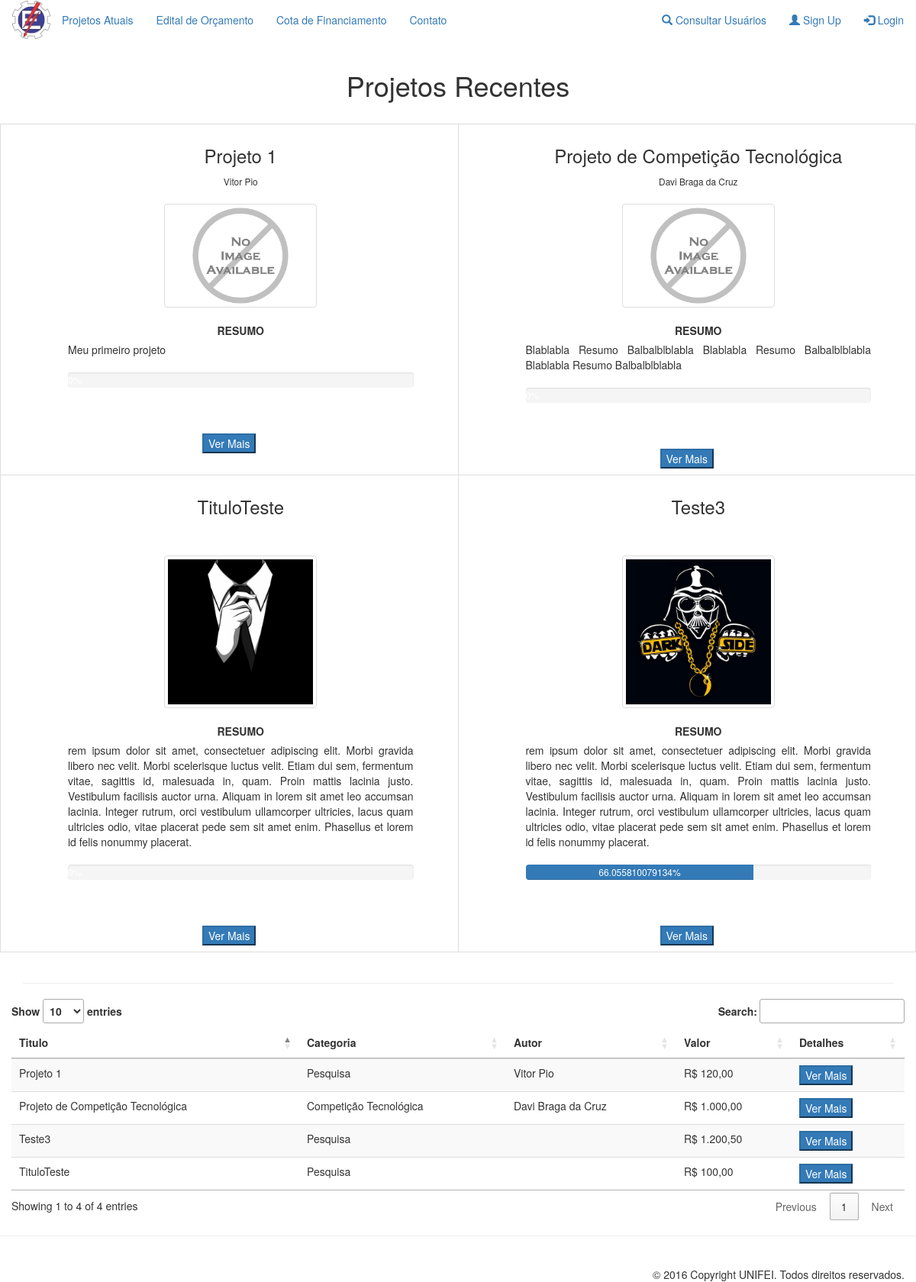
The page /pages/projetoAprovado/projetosAprovados.php on the database its author committed.
### tables this page shows
CREATE TABLE `projeto` (
  `id` int(11) NOT NULL,
  `status` varchar(10) NOT NULL,
  `titulo` varchar(100) NOT NULL,
  `autor` varchar(14) NOT NULL,
  `valorTotal` double NOT NULL,
  `duracao` int(11) NOT NULL,
  `dataInicio` date NOT NULL,
  `dataFim` date NOT NULL,
  `descricao` text NOT NULL,
  `categoria` varchar(50) NOT NULL,
  `valArrecadado` float NOT NULL,
  `resumo` text NOT NULL,
  `imagem` varchar(50) NOT NULL
);

CREATE TABLE `usuario` (
  `cpf` varchar(14) NOT NULL,
  `tipo` varchar(50) NOT NULL,
  `nome` varchar(50) NOT NULL,
  `email` varchar(25) NOT NULL,
  `senha` varchar(20) NOT NULL,
  `cep` int(8) NOT NULL,
  `rua` varchar(45) NOT NULL,
  `numero` int(5) NOT NULL,
  `bairro` varchar(25) NOT NULL,
  `cidade` varchar(25) NOT NULL,
  `estado` varchar(2) NOT NULL,
  `categoria` varchar(40) NOT NULL,
  `dataNasc` date NOT NULL,
  `status` varchar(20) NOT NULL
);

### functions/functionsBd.php (called while the page is built, shortened)
<?php
function consultaProjeto($status)
{
    RETURN mysql_query("SELECT * FROM projeto WHERE status = '" . $status . "' ORDER BY dataInicio DESC LIMIT 4");
}
function consultaTodosProjetos($status)
{
    RETURN mysql_query("SELECT * FROM projeto WHERE status = '" . $status . "'");
}
function procuraAutor($autor)
{
    RETURN mysql_query("SELECT * FROM usuario WHERE cpf = '" . $autor . "'");
}
?>

### pages/projetoAprovado/projetosAprovados.php (the view, shortened to what this page needs)
<!DOCTYPE html>
<?php
require_once '../../functions/functionsBd.php';
?>
<div class="container">
    <div class='row'>
        <div align="center">
            <center>
                <div align="center">
                    <h1>Projetos Recentes</h1>
                    <div class='row'>
                        <br>
                        <div align=center>
                            <center>
                                <table class="table table-bordered" border=1 cellpadding=10 cellspacing=0 style='border-collapse: collapse' bordercolor=#F0F0F0 width=90% id="Tabela_ProjAprovado">
                                    <?php
                                    $query = consultaProjeto("aprovado");
                                    while ($dados = mysql_fetch_array(($query)))
                                    {
                                        $autorQuery = procuraAutor($dados['autor']);
                                        $autor = mysql_fetch_array($autorQuery);
                                        $progress = ceil(($dados['valArrecadado'] / $dados['valorTotal']) * 100);
                                        $progress = substr($progress, 0, 4);
                                        echo ""
                                        . "<tr>"
                                        . "<td align = center width = '50%'>"
                                        . "<div style = 'margin-left:30px;' >"
                                        . "<h3>" . $dados['titulo'] . "</h3>"
                                        . "<small>" . $autor['nome'] . "</small>"
                                        . "<br/><br/>"
                                        . "<img src = '" . $dados['imagem'] . "' class = 'img-thumbnail' height = '200' width = '200'>"
                                        . "<br/><br/>"
                                        . "<label class='lbl'><b>RESUMO</b></label>"
                                        . "<br/>"
                                        . "<div style = 'margin-left: 50px; margin-right: 50px; height: 100; width: 100; text-align: justify;'>"
                                        . $dados['resumo']
                                        . "<br/><br/>"
                                        . " <div class = 'progress'>
                                                            <div class = 'progress-bar' role = 'rogressbar' aria-valuemin = '0'
                                                            aria-valuemax = '100' style = 'width:" . $progress . "%'>
                                                                " . $progress . "%
                                                            </div>"
                                        . "</div>"
                                        . "</div>"
                                        . "</div>"
                                        . "<br/><br/>"
                                        . "<a href ='infoProjetosAprovados.php?id=" . $dados['id'] . "'>"
                                        . "<input type = 'button' class = 'btn-primary' value = 'Ver Mais'></a>"
                                        . "</td>";
                                        if ($dados = mysql_fetch_array(($query)))
                                        {
                                            $autorQuery = procuraAutor($dados['autor']);
                                            $autor = mysql_fetch_array($autorQuery);
                                            $progress = ($dados['valArrecadado'] / $dados['valorTotal']) * 100;
                                            echo ""
                                            . "<td align = center width = '50%'>"
                                            . "<div style = 'margin-left:30px;' >"
                                            . "<h3>" . $dados['titulo'] . "</h3>"
                                            . "<small>" . $autor['nome'] . "</small>"
                                            . "<br/><br/>"
                                            . "<img src = '" . $dados['imagem'] . "' class = 'img-thumbnail' height = '200' width = '200'>"
                                            . "<br/><br/>"
                                            . "<label class='lbl'><b>RESUMO</b></label>"
                                            . "<br/>"
                                            . "<div style = 'margin-left: 50px; margin-right: 50px; height: 100; width: 100; text-align: justify;'>"
                                            . $dados['resumo']
                                            . "<br/><br/>"
                                            . " <div class = 'progress'>
                                                                <div class = 'progress-bar' role = 'rogressbar' aria-valuemin = '0'
                                                                aria-valuemax = '100' style = 'width:" . $progress . "%'>
                                                                    " . $progress . "%
                                                                </div>"
                                            . "</div>"
                                            . "</div>"
                                            . "</div>"
                                            . "<br/><br/>"
                                            . "<a href ='infoProjetosAprovados.php?id=" . $dados['id'] . "'>"
                                            . "<input type = 'button' class = 'btn-primary' value = 'Ver Mais'></a>"
                                            . "</td>";
                                        }
                                        echo "</tr>";
                                    }
                                    ?>
                                </table>
                            </center>
                        </div>
                    </div>
                </div>
            </center>
        </div>
    </div>
    <hr/>
    <div class='row'>
        <div align="center">
            <table id="listarProjetosAprovados" class="table table-striped">
                <thead>
                    <tr>
                        <th>Titulo</th>
                        <th>Categoria</th>
                        <th>Autor</th>
                        <th>Valor</th>
                        <th>Detalhes</th>
                    </tr>
                </thead>
                <tbody>
                    <?php
                        $query = consultaTodosProjetos("aprovado");
                    while ($dados = mysql_fetch_array(($query)))
                    {
                            $autorQuery = procuraAutor($dados['autor']);
                            $autor = mysql_fetch_array($autorQuery);
                            echo "<tr>"
                                . "<td> " . $dados['titulo'] . "</td>"
                                . "<td> " . $dados['categoria'] . "</td>"
                                . "<td> " . $autor['nome'] . "</td>"
                                . "<td> R$ " . number_format($dados['valorTotal'], 2, ',', '.') . "</td>"
                                . "<td><a href ='infoProjetosAprovados.php?id=" . $dados['id'] . "'><input type = 'button' class = 'btn-primary' value = 'Ver Mais'></a></td>";
                            echo "</tr>";
                        }
                    ?>
                </tbody>
            </table>
        </div>
    </div>
</div>
<?php include("../template/footer.php") ?>

### rows shown on the page
projeto: titulo "Projeto 1", usuario.nome "Vitor Pio", imagem (placeholder picture), resumo "Meu primeiro projeto", projeto.titulo "Projeto de Competição Tecnológica", usuario.nome "Davi Braga da Cruz", projeto.imagem (placeholder picture), projeto.resumo "Blablabla Resumo Balbalblblabla Blablabla Resumo Balbalblblabla Blablabla Resumo Balbalblblabla", categoria "Pesquisa", valorTotal "120,00"
projeto: titulo "TituloTeste", imagem (picture), resumo "rem ipsum dolor sit amet, consectetuer adipiscing elit. Morbi gravida libero nec velit. Morbi scelerisque luctus velit. Etiam dui sem, fermentum vitae, sagittis id, malesuada in, quam. Proin mattis lacinia justo. Vestibulum facilisis auctor urna. Aliquam in lorem sit amet leo accumsan lacinia. Integer rutrum, orci vestibulum ullamcorper ultricies, lacus quam ultricies odio, vitae placerat pede sem sit amet enim. Phasellus et lorem id felis nonummy placerat.", projeto.titulo "Teste3", projeto.imagem (picture), projeto.resumo "rem ipsum dolor sit amet, consectetuer adipiscing elit. Morbi gravida libero nec velit. Morbi scelerisque luctus velit. Etiam dui sem, fermentum vitae, sagittis id, malesuada in, quam. Proin mattis lacinia justo. Vestibulum facilisis auctor urna. Aliquam in lorem sit amet leo accumsan lacinia. Integer rutrum, orci vestibulum ullamcorper ultricies, lacus quam ultricies odio, vitae placerat pede sem sit amet enim. Phasellus et lorem id felis nonummy placerat.", projeto.valArrecadado+valorTotal "66.055810079134", categoria "Pesquisa", valorTotal "100,00"
projeto: titulo "Teste3", categoria "Pesquisa", valorTotal "1.200,50"
projeto: titulo "Projeto de Competição Tecnológica", categoria "Competição Tecnológica", usuario.nome "Davi Braga da Cruz", valorTotal "1.000,00"
